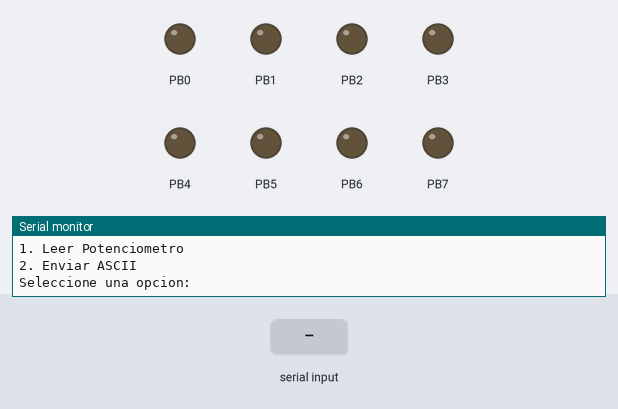
Simulated run of this program. Board: ATmega328P, built with avr-gcc and emulated at 16 MHz. Parts: output pins drawn as LEDs (lit = HIGH), the last lines printed to the serial monitor. The test bench sets the inputs (shaded band).

Above: at 1.2 s.
1.3 s: "1" received over Serial
2.8 s: "2" received over Serial
4.3 s: "0" received over Serial
At 4.9 s:
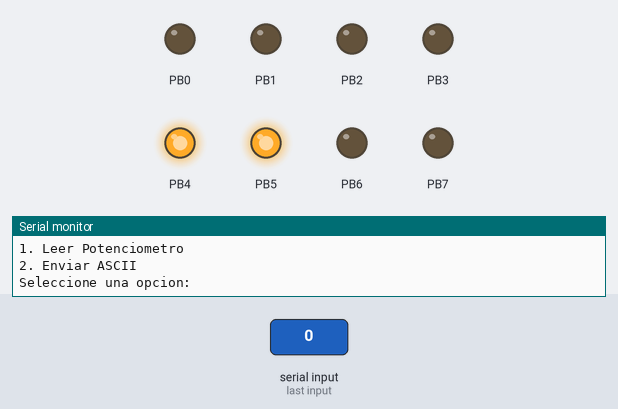
Timing chart, 0 to 7.3 s (numbered marks = the images above; inputs shaded):
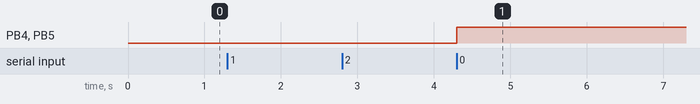

Measured:
- after the input at 4.3 s, PB4, PB5: LOW → HIGH at once

The program:

main.c
```c
/*
JOSE MARTINEZ
*/


// Frecuencia del microcontrolador (16 MHz)
#define F_CPU 16000000UL

// Configuración de UART
#define BAUD 9600
#define UBRR_VALUE ((F_CPU/16/BAUD)-1)

#include <avr/io.h>
#include <stdint.h>

// PROTOTIPOS

// UART
void UART_init(void);
void UART_tx(char data);
char UART_rx(void);
void cadena(char txt[]);

// ADC
void ADC_init(void);
uint16_t ADC_read(uint8_t channel);

// Utilidad
void enviar_numero(uint16_t num);


// MAIN

int main(void)
{
	char opcion;// Guarda la opción del menú
	char dato; // Guarda el carácter recibido por UART
	uint16_t valor;// Guarda el valor leído del ADC (0 1023)

	UART_init();// Inicializa comunicación serial
	ADC_init();// Inicializa el ADC
	DDRB = 0xFF;// PORTB como salida (para LEDs)

	while (1)
	{
		// ---------- MENÚ ----------
		cadena("\r\n------ MENU ------\r\n");
		cadena("1. Leer Potenciometro\r\n");
		cadena("2. Enviar ASCII\r\n");
		cadena("Seleccione una opcion: ");

		// Espera a que el usuario escriba una opción
		opcion = UART_rx();

		// Muestra lo que el usuario presiona
		UART_tx(opcion);
		cadena("\r\n");

		// OPCIONES
		if (opcion == '1')
		{
			// Lee el canal A6 (ADC6)
			valor = ADC_read(6);

			// Envía el valor leído en formato decimal
			cadena("Valor del potenciometro: ");
			enviar_numero(valor);
			cadena("\r\n");
		}

		else if (opcion == '2')
		{
			cadena("Ingrese un caracter: ");

			// Espera un carácter desde la terminal
			dato = UART_rx();

			// Lo vuelve a mostrar (eco)
			UART_tx(dato);
			cadena("\r\n");

			// Muestra el valor ASCII en binario en PORTB (LEDs)
			PORTB = dato;

			cadena("ASCII mostrado en LEDs\r\n");
		}

		else
		{
			cadena("Opcion no valida\r\n");
		}
	}
}


// UART 9600 BAUDIOS, 8 BITS DE DATOS, SIN PARIDAD 1 BIT DE PARADA

void UART_init(void)
{
	// Carga el valor calculado del baud rate
	UBRR0H = (UBRR_VALUE >> 8);
	UBRR0L = UBRR_VALUE;

	// Habilita transmisión y recepción
	UCSR0B = (1 << TXEN0) | (1 << RXEN0);

	// Configura formato: 8 bits
	UCSR0C = (1 << UCSZ01) | (1 << UCSZ00);
}


// Envía un carácter por UART
void UART_tx(char data)
{
	// Espera hasta que el buffer de transmisión esté vacío
	while (!(UCSR0A & (1 << UDRE0)));

	// Carga el dato para enviarlo
	UDR0 = data;
}


// Recibe un carácter por UART
char UART_rx(void)
{
	// Espera hasta que llegue un dato
	while (!(UCSR0A & (1 << RXC0)));

	// Retorna el dato recibido
	return UDR0;
}


// Envía una cadena completa (string)
void cadena(char txt[])
{
	int i = 0;

	// Recorre hasta encontrar el fin de cadena '\0'
	while (txt[i] != '\0')
	{
		UART_tx(txt[i]);
		i++;
	}
}


// ADC

void ADC_init(void)
{
	ADMUX = (1 << REFS0); // Referencia AVcc

	ADCSRA = (1 << ADEN)   // Activa el ADC
	| (1 << ADPS2) | (1 << ADPS1) | (1 << ADPS0); // Prescaler 128
}


// Lee un canal del ADC
uint16_t ADC_read(uint8_t channel)
{
	// Limpia bits anteriores del canal y selecciona el nuevo
	ADMUX = (ADMUX & 0xF0) | (channel & 0x0F);

	// Inicia conversión
	ADCSRA |= (1 << ADSC);

	// Espera a que termine (ADSC vuelve a 0)
	while (ADCSRA & (1 << ADSC));

	// Retorna el resultado de 10 bits (0 1023)
	return ADC;
}


// UTILIDAD

// Convierte un número entero a ASCII y lo envía por UART

void enviar_numero(uint16_t num)
{
	char buffer[6]; // Hasta 5 dígitos + seguridad
	int i = 0;
	int j;

	// Caso especial: número 0
	if (num == 0)
	{
		UART_tx('0');
		return;
	}

	// Convierte dígito por dígito (al revés)
	while (num > 0)
	{
		buffer[i] = (num % 10) + '0'; // Convierte a ASCII
		num = num / 10;
		i++;
	}

	// Envía los dígitos en orden correcto
	for (j = i - 1; j >= 0; j--)
	{
		UART_tx(buffer[j]);
	}
}
```
